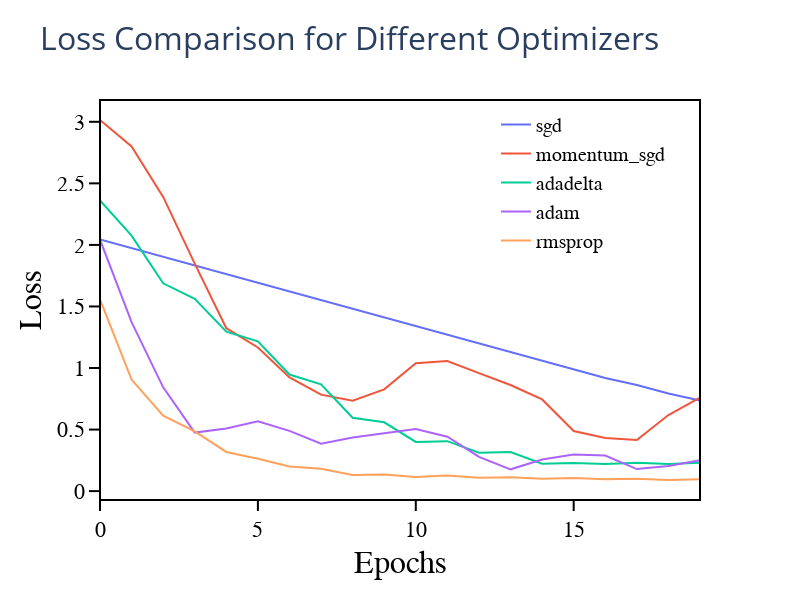

The code cell stored with this chart in its notebook:
### Code cell
import plotly.graph_objects as go

def plot_loss_comparison(losss_dict):
    fig = go.Figure()

    # 各最適化手法の損失をプロット
    for key, loss_values in losss_dict.items():
        fig.add_trace(go.Scatter(y=loss_values, mode='lines', name=key))

    # レイアウト設定
    fig.update_layout(
        title="Loss Comparison for Different Optimizers",
        xaxis_title="Epochs",
        yaxis_title="Loss",
        xaxis=dict(showgrid=True),
        yaxis=dict(showgrid=True),
        template="plotly_white"
    )

    # arrange_fig を適用（定義されている場合）
    if "arrange_fig" in globals():
        fig = arrange_fig(fig)

    return fig

# lossの比較

# 最適化関数の結果を格納する辞書
losss_dict = {
    "sgd": [],
    "momentum_sgd": [],
    "adadelta": [],
    "adam": [],
    "rmsprop": []
}

# 各最適化手法の損失を計算
for key in losss_dict.keys():
    losss_dict[key] = main(key)

# 関数を使ってグラフを作成
fig = plot_loss_comparison(losss_dict)

# グラフを表示
fig.show()

### Figure 1 — Plotly figure (JSON) as saved in the notebook; plotly's stock layout.template omitted (floating-point values rounded to 4 significant figures)
{"data": [{"mode": "lines", "name": "sgd", "type": "scatter", "y": [2.044, 1.973, 1.903, 1.833, 1.762, 1.692, 1.622, 1.551, 1.481, 1.411, 1.34, 1.27, 1.2, 1.129, 1.059, 0.9888, 0.9189, 0.8622, 0.7924, 0.7357]}, {"mode": "lines", "name": "momentum_sgd", "type": "scatter", "y": [3.015, 2.799, 2.39, 1.847, 1.323, 1.167, 0.923, 0.7837, 0.735, 0.8268, 1.039, 1.057, 0.958, 0.8617, 0.7447, 0.4882, 0.4313, 0.4153, 0.6178, 0.759]}, {"mode": "lines", "name": "adadelta", "type": "scatter", "y": [2.361, 2.075, 1.688, 1.562, 1.295, 1.216, 0.9469, 0.867, 0.5962, 0.5589, 0.3994, 0.4059, 0.3115, 0.3177, 0.2231, 0.2291, 0.2194, 0.2299, 0.2202, 0.2307]}, {"mode": "lines", "name": "adam", "type": "scatter", "y": [2.043, 1.372, 0.8431, 0.4756, 0.5091, 0.5671, 0.4897, 0.3846, 0.4349, 0.4715, 0.5044, 0.4416, 0.2781, 0.177, 0.2566, 0.2975, 0.2894, 0.1791, 0.2034, 0.2512]}, {"mode": "lines", "name": "rmsprop", "type": "scatter", "y": [1.557, 0.906, 0.6131, 0.4845, 0.3182, 0.2628, 0.2008, 0.1816, 0.1312, 0.1349, 0.1155, 0.126, 0.1092, 0.1131, 0.1006, 0.1075, 0.09604, 0.1004, 0.09032, 0.09616]}], "layout": {"height": 600, "legend": {"font": {"color": "black", "family": "Times New Roman", "size": 20}, "x": 0.95, "xanchor": "right", "y": 0.6, "yanchor": "bottom"}, "margin": {"b": 100, "l": 100, "r": 100, "t": 100}, "shapes": [{"fillcolor": "rgba(0,0,0,0)", "line": {"color": "black", "width": 2}, "type": "rect", "x0": 0, "x1": 1, "xref": "paper", "y0": 0, "y1": 1, "yref": "paper"}], "showlegend": true, "title": {"font": {"size": 32}, "text": "Loss Comparison for Different Optimizers"}, "width": 800, "xaxis": {"showgrid": false, "tickcolor": "black", "tickfont": {"color": "black", "family": "Times New Roman", "size": 22}, "ticklen": 10, "ticks": "outside", "tickwidth": 2, "title": {"font": {"color": "black", "family": "Times New Roman", "size": 32}, "standoff": 10, "text": "Epochs"}, "zeroline": false}, "yaxis": {"automargin": true, "showgrid": false, "tickangle": 0, "tickcolor": "black", "tickfont": {"color": "black", "family": "Times New Roman", "size": 22}, "ticklen": 10, "ticks": "outside", "tickwidth": 2, "title": {"font": {"color": "black", "family": "Times New Roman", "size": 32}, "standoff": 5, "text": "Loss"}, "zeroline": false}}}
